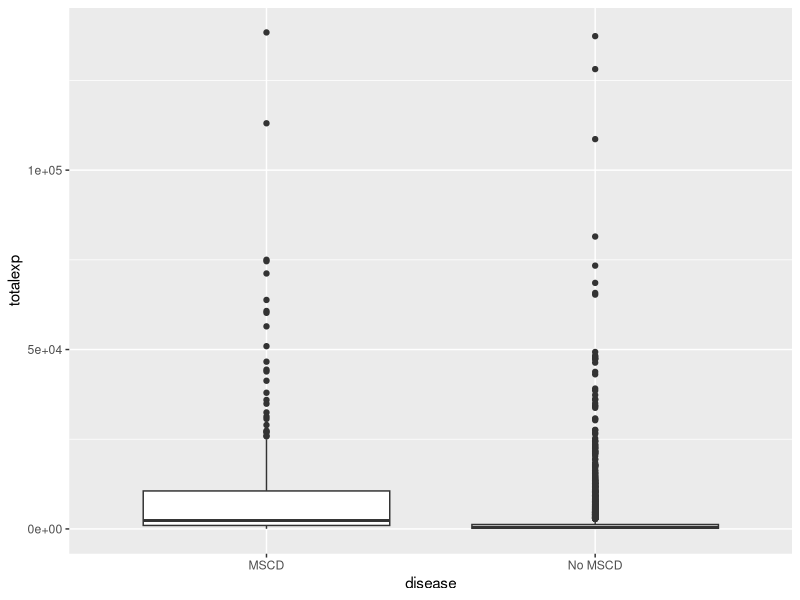
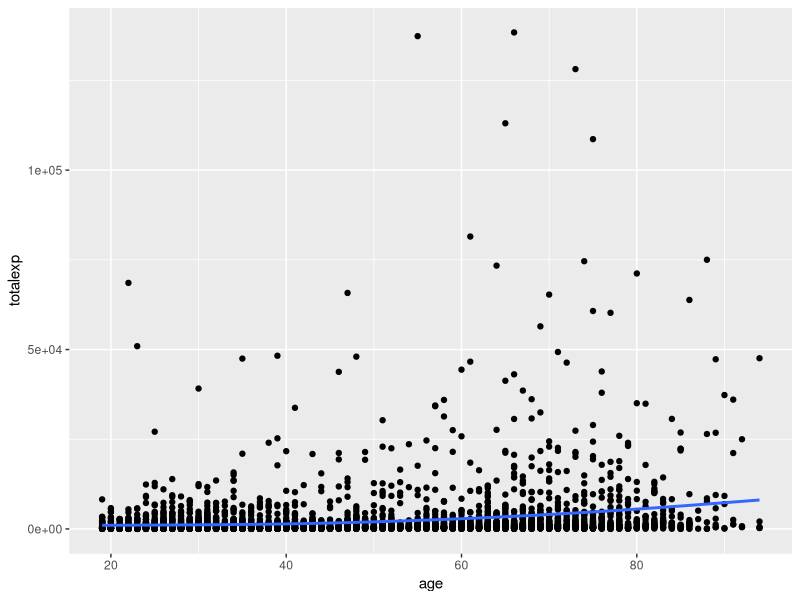
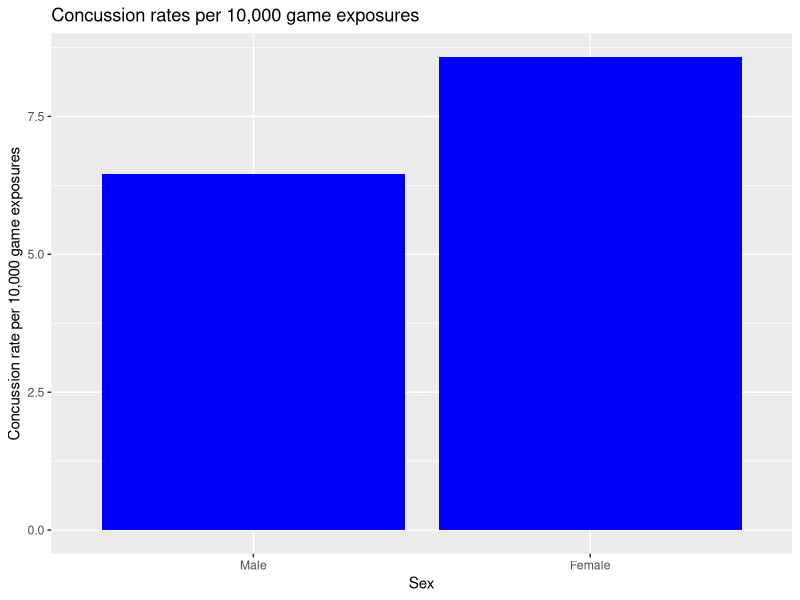
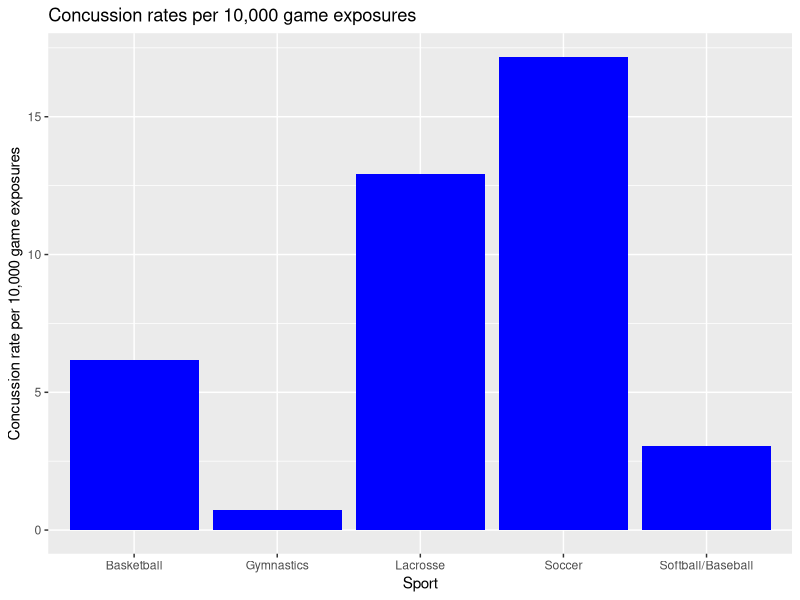
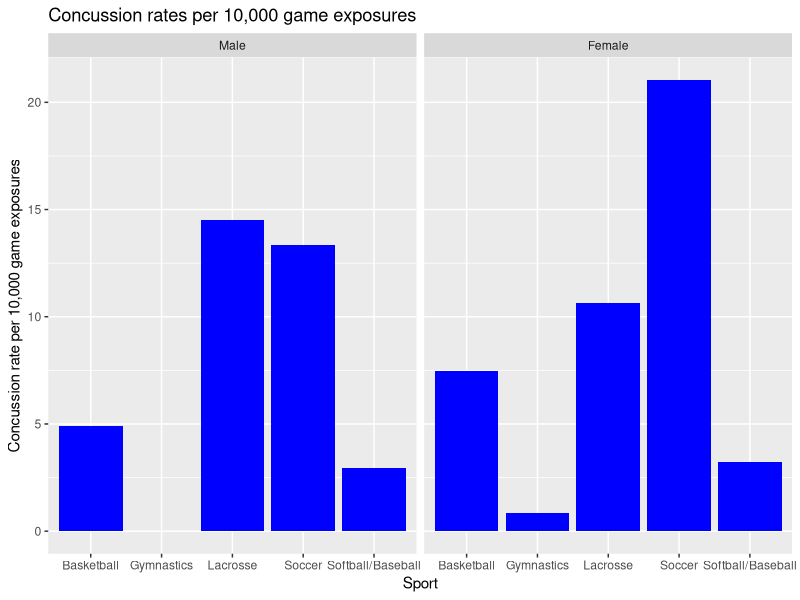

R code for these plots, in order:
## ---- chunk 1
knitr::opts_chunk$set(echo = TRUE)
knitr::opts_knit$set(root.dir = "/cloud/project")
## ---- chunk 2
library(tidyverse)
nmes_data <- read_csv("module_3/data/nmesUNPROC.csv")

nmes_data <- nmes_data %>%
  mutate(eversmk = factor(eversmk, levels = c("0", "1"), labels = c("Never smoker", "Ever smoker")),
         lc5 = factor(lc5, levels = c("0", "1"), labels = c("No LC", "LC")),
         female = factor(female, levels = c("0", "1"), labels = c("Male", "Female")),
         chd5 = factor(chd5, levels = c("0", "1"), labels = c("No CHD", "CHD")),
         poor = factor(poor, levels = c("0", "1"), labels = c("Not Poor", "Poor"))
         )
nmes_data <- nmes_data %>%
  mutate(disease = factor(lc5 == "LC" | chd5 == "CHD", 
                          levels=c(TRUE,FALSE), 
                          labels=c("MSCD", "No MSCD")))
## ---- chunk 3
nmes_data %>%
  ggplot(aes(x = disease, y = totalexp)) + 
  geom_boxplot()
## ---- chunk 4
model1 <- lm(totalexp ~ disease, data=nmes_data)
summary(model1)
coef(model1)
## ---- chunk 5
nmes_data %>%
  ggplot(aes(x = age, y = totalexp)) + 
  geom_point() +
  geom_smooth(se = FALSE)
## ---- chunk 6
model2 <- lm(totalexp ~ age, data=nmes_data)
summary(model2)
## ---- chunk 7
library(tidyverse)
nepal_data <- read_csv("module_3/data/nepalData2019.csv")
model1 <- glm(death ~ twins, family=binomial(link="logit"), data=nepal_data)
summary(model1)
exp(coef(model1))
## ---- chunk 8
model2 <- glm(death ~ gestage, family=binomial(link="logit"), data=nepal_data)
summary(model2)

exp(coef(model2))
## ---- chunk 9
library(tidyverse)
conc_data <- read_csv("module_3/data/concussions.csv")
## ---- chunk 10
conc_data %>% as.data.frame()
## ---- chunk 11
# Create new sex variable
conc_data <- conc_data %>%
  mutate(sex = factor(female, levels=c(0,1), labels=c("Male", "Female")))

# Check that recoding worked
xtabs(~ sex + female, data = conc_data)

# Drop old female variable
conc_data <- conc_data %>%
  select(-female)
## ---- chunk 12
# Get total # concussions and total # game exposures by sex
conc_data %>%
  group_by(sex) %>%
  summarize(conc_total = sum(conc),
            exp_total = sum(gameexp))

# Get rate of exposures by sex per 10,000 game exposures
conc_data %>%
  group_by(sex) %>%
  summarize(conc_total = sum(conc),
            exp_total = sum(gameexp)) %>%
  mutate(conc_rate = conc_total/exp_total * 10000)

# Save this new data in a table so we can make a graph
conc_by_sex <- conc_data %>%
  group_by(sex) %>%
  summarize(conc_total = sum(conc),
            exp_total = sum(gameexp)) %>%
  mutate(conc_rate = conc_total/exp_total * 10000)

conc_by_sex %>%
  ggplot(aes(x = sex, y = conc_rate)) +
  geom_bar(stat = "identity", fill = "blue") + 
  labs(title = "Concussion rates per 10,000 game exposures", x = "Sex", y = "Concussion rate per 10,000 game exposures")
## ---- chunk 13
conc_by_sport <- conc_data %>%
  group_by(sport) %>%
  summarize(conc_total = sum(conc),
            exp_total = sum(gameexp)) %>%
  mutate(conc_rate = conc_total/exp_total * 10000)

conc_by_sport %>%
  ggplot(aes(x = sport, y = conc_rate)) +
  geom_bar(stat = "identity", fill = "blue") + 
  labs(title = "Concussion rates per 10,000 game exposures", x = "Sport", y = "Concussion rate per 10,000 game exposures")
## ---- chunk 14
conc_by_sex_sport <- conc_data %>%
  group_by(sex, sport) %>%
  summarize(conc_total = sum(conc),
            exp_total = sum(gameexp)) %>%
  mutate(conc_rate = conc_total/exp_total * 10000)

conc_by_sex_sport %>%
  ggplot(aes(x = sport, y = conc_rate)) +
  geom_bar(stat = "identity", fill = "blue") + 
  facet_wrap(~ sex) +
  labs(title = "Concussion rates per 10,000 game exposures", x = "Sport", y = "Concussion rate per 10,000 game exposures")
## ---- chunk 15
model_1 <- glm(conc ~ sex, data=conc_data, offset=log(gameexp), family=poisson(link="log"))
summary(model_1)
exp(model_1$coefficients)
exp(confint.default(model_1))
## ---- chunk 16
model_2 = glm(conc ~ sport, data=conc_data, offset=log(gameexp), family=poisson(link="log"))
summary(model_2)
exp(model_2$coefficients)
exp(confint.default(model_2))
## ---- chunk 17
conc_data <- conc_data %>%
  mutate(sport = relevel(as_factor(sport), ref="Soccer"))
## ---- chunk 18
model_2 <- glm(conc ~ sport, data=conc_data, offset=log(gameexp), family=poisson(link="log"))
summary(model_2)
exp(model_2$coefficients)
exp(confint.default(model_2))
## ---- chunk 19
model_3 <- glm(conc ~ sex + sport, data=conc_data, offset=log(gameexp), family=poisson(link="log"))
summary(model_3)
exp(model_3$coefficients)
exp(confint.default(model_3))
